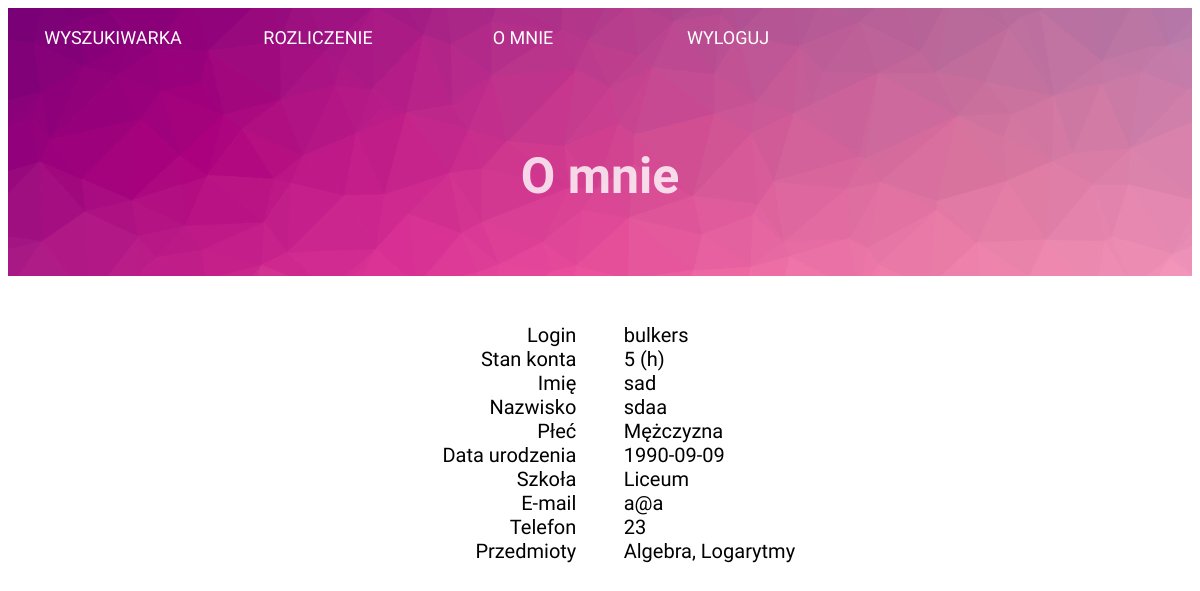
Screenshot of /omnie.php (signed in) with the database file from the repository.
### tables this page shows
CREATE TABLE IF NOT EXISTS `users` (
  `userID` int(11) NOT NULL,
  `username` varchar(50) NOT NULL,
  `password` varchar(40) NOT NULL,
  `email` varchar(90) NOT NULL,
  `f_name` text NOT NULL,
  `s_name` text NOT NULL,
  `tel` varchar(20) NOT NULL,
  `points` int(5) NOT NULL,
  `sex` varchar(20) NOT NULL,
  `skl` varchar(30) NOT NULL,
  `brd` date NOT NULL,
  `skills` varchar(1000) NOT NULL
);

### omnie.php (the view, shortened to what this page needs)
<?php
	if($_SESSION['zalogowany'] == 1){
?>
<!DOCTYPE html>
<html lang="Pl">
<head>
	<link rel="stylesheet" href="style.css">
</head>
<body link="black" vlink="black" alink="black">
<div class="bg300" id="bg1">
	<?php
	require_once 'menu2.php';
	?>
	<center>
	<div class="title" id="title300">
		O mnie
	</div>
	</center>
</div>
<div class="omr" id="text">
	Login</br>
	Stan konta</br>
	Imię</br>
	Nazwisko</br>
	Płeć</br>
	Data urodzenia</br>
	Szkoła</br>
	E-mail</br>
	Telefon</br>
	Przedmioty</br>
</div>
<div class="oml" id="text">
<?php
	}
	else header("Location:index.php");
	$username = $_SESSION['login'];
	$result = mysql_query("SELECT * FROM users WHERE username='$username'");
	$row = mysql_fetch_assoc($result);
	$login = $row['username'];
	$fname = $row['f_name'];
	$lname = $row['s_name'];
	$brd = $row['brd'];
	$email = $row['email'];
	$tel = $row['tel'];
	$plec = $row['sex'];
	$points = $row['points'];
	$skl = $row['skl'];
	$skills = $row['skills'];
 		echo("
 			$login</br>
			$points (h)</br>
			$fname</br>
			$lname</br>
			$plec</br>
			$brd</br>
			$skl</br>
			$email</br>
			$tel</br>
			$skills</br>
			");
?>
</div>
</body>
</html>

### style.css (style rules this page uses)
.bg300 { background-image: url('4.png'); background-position: center; background-size: cover; width: 100%; min-height: 200px; background-attachment: fixed; z-index: 1; }
#bg1 { background-image: url('1.png'); }
.title { font-family: 'Arima Madurai', sans-serif; font-size: 50px; color: white; opacity: 0.8; display: table-cell; vertical-align: middle; font-weight: bold; z-index: 2; }
#title300 { height: 200px; }
#text { font-family: 'Arima Madurai', sans-serif; font-size: 20px; }
.oml { float: right; margin-left: 2%; margin-right: 2%; margin-top: 4%; margin-bottom: 4%; width: 46%; height: 100px; text-align: left; }
.omr { float: left; margin-left: 2%; margin-right: 2%; margin-top: 4%; margin-bottom: 4%; width: 46%; height: 100px; text-align: right; }

### rows the page displays
users: username "bulkers", points "5", f_name "sad", s_name "sdaa", sex "Mężczyzna", brd "1990-09-09", skl "Liceum", email "a@a", tel "23", skills "Algebra, Logarytmy"
